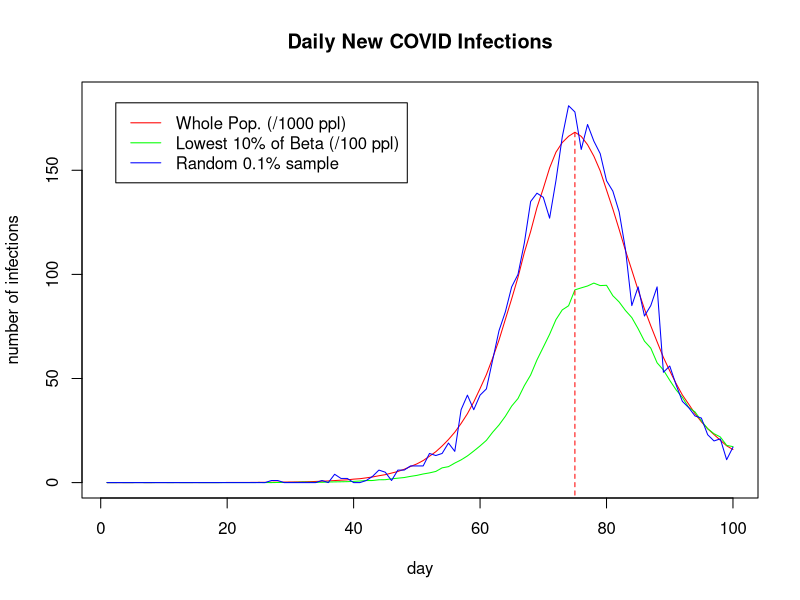

R code for this plot: (Note: this script raises an error after producing the figure.)
# Write a bit here about the code in general and explain SEIR

model <- function(n=5500000, E0=10, t=100, gamma=1/3, delta=1/5, lambda=0.4/n) {
# disease transmission simulation model
# n = population size; E0 = initially exposed; t = number of days;
# gamma = daily prob E -> I; delta = daily prob I -> R;
# lambda = overall viral infectivity parameter

x <- rep(0, n) # vector representing population
x[1:E0] <- 1 # expose an initial number of people

# vectors of number of people in each state each day, and:
# N, the number of new infections per day,
# N0.1, " " in the lowest 10% of beta values
# NR, " " in a random 0.1% sample of the population
S <- E <- I <- R <- N <- N0.1 <- NR <- rep(0, t) 

S[1] <- n-E0; E[1] <- E0
beta <- rlnorm(n, 0, 0.5); beta <- beta/mean(beta) # relative contact rates of population
beta0.1 <- quantile(beta, 0.1)
SAMPLE <- sample(n, size=n/1000, replace=FALSE) # random 0.1% sample

for (i in 2:t) { # loop over days
        # Add comment about using uniform random deviates to represent probabilities here
        u <- runif(n) # uniform random deviates

        # I -> R with prob delta = 1/5
        x[x==2 & u<delta] <- 3

        # E -> I with prob gamma = 1/3
        x[x==1 & u<gamma] <- 2

        # S -> E with prob lambda*beta[j]*sum(beta[i])
        se <- x==0 & u<lambda*beta*sum(beta[x==2])
        x[se] <- 1
        # this can also be use to find the number of new infections per day
        N[i] <- sum(se) 
        # and those in the lowest 10% of beta values
        N0.1[i] <- sum(se & beta<beta0.1) 
        # new daily infections for random 0.1% sample
        NR[i] <- sum(se[SAMPLE])

        S[i] <- sum(x==0); E[i] <- sum(x==1)
        I[i] <- sum(x==2); R[i] <- sum(x==3) # update SEIR trajectories

}

return(list(S=S, E=E, I=I, R=R, beta=beta, N=N, N0.1=N0.1, NR=NR))

}

SEIR <- model() # generate trajectories

# in the following plots I standardised the trajectories by scaling down to the smallest
# size of population we examined - the random 0.1% sample. This means dividing the daily
# new infection numbers by 1000, in the case of the whole population, and 100 in the case of
# the lowest 10% of beta values.

N_std <- SEIR$N / 1000
N0.1_std <- SEIR$N0.1 / 100
NR_std <- SEIR$NR

# days upon which trajectories reach their maximum
N_maxday <- which(N_std == max(N_std))
N0.1_maxday <- which(N0.1_std == max(N0.1_std))
NR_maxday <- which(NR_std == max(NR_std))

c <- rainbow(3) # colours for lines
plot(1:100, N_std, 'l', col=c[1], main="Daily New COVID Infections", xlab="day", ylab="number of infections", ylim=c(0,185)) # plot daily new infections for the population as a line
lines(1:100, N0.1_std, col=c[2])
lines(1:100, NR_std, col=c[3]) # and other two daily infections data on the same plot
legend("topleft", inset=.05, legend = c("Whole Pop. (/1000 ppl)","Lowest 10% of Beta (/100 ppl)", "Random 0.1% sample"), col = c, lty=1) # legend for the graph

# vertical lines indicating days at which maxima are attained
y1 <- -10:floor(max(N_std)); y2 <- -10:floor(max(N0.1_std)); y3 <- -10:max(NR_std)
lines(rep(N_maxday, length(y1)), y1, col=c[1], lty=2)
lines(rep(N0.1_maxday, length(y1)), y2, col=c[1], lty=2)
lines(rep(NR_maxday, length(y1)), y3, col=c[1], lty=2)












